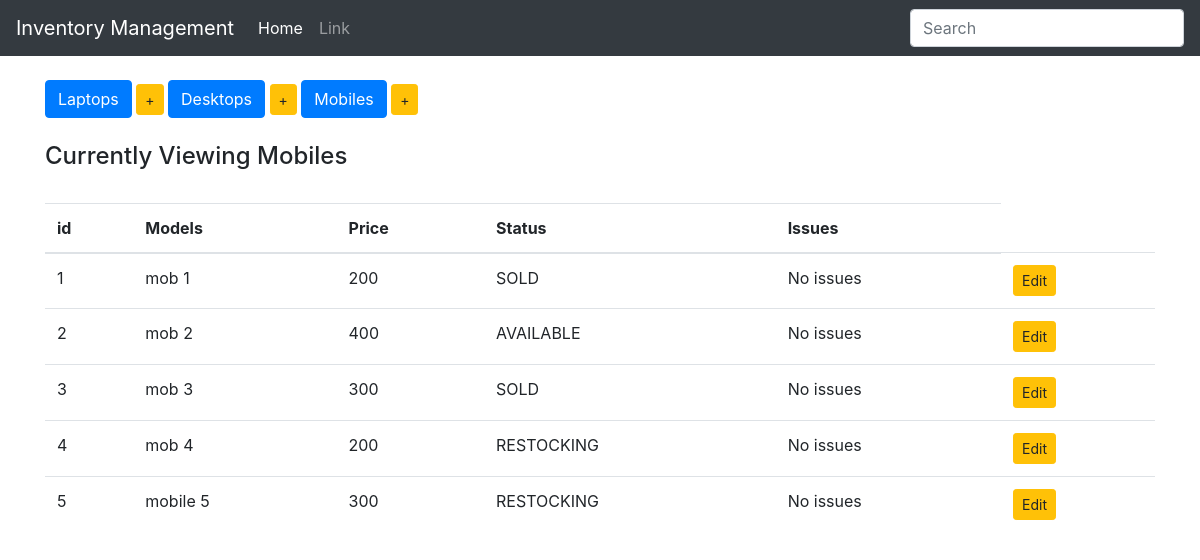
The app's page /display_mobiles with its own data.
### inventory/models.py (models this page shows, shortened)
class Device(models.Model):
    type = models.CharField(max_length=100, blank=False)  # name of the column
    price = models.IntegerField()
    choices = (
        ('AVAILABLE', 'Items ready to be purchased'),
        ('SOLD', 'Items sold'),
        ('RESTOCKING', 'Items restocking in few days')
    )
    status = models.CharField(max_length=10, choices=choices, default="SOLD")  # available, sold, Restocking
    issues = models.CharField(max_length=100, default="No issues")
    class Meta:
        abstract = True

class Mobile(Device):
    pass

### inventory/views.py (the view)
# urls.py: url(r'^display_mobiles$', display_mobiles, name='display_mobiles'),
def display_mobiles(request):
    items = Mobile.objects.all()
    context = {
        'items': items,
        'header': "Mobiles",
    }
    return render(request, 'index.html', context)

### inventory/templates/index.html
{% extends 'base.html' %}
{% block body %}
    <br>
    <div class="button-group">
        <a href="{% url 'display_laptops' %}" class="btn btn-primary btn-md" role="button"> Laptops</a>
        <a href="{% url 'add_laptop' %}" class="btn btn-warning btn-sm" role="button"> +</a>
        <a href="{% url 'display_desktops' %}" class="btn btn-primary btn-md" role="button"> Desktops</a>
        <a href="{% url 'add_desktop' %}" class="btn btn-warning btn-sm" role="button"> +</a>
        <a href="{% url 'display_mobiles' %}" class="btn btn-primary btn-md" role="button"> Mobiles</a>
        <a href="{% url 'add_mobile' %}" class="btn btn-warning btn-sm" role="button"> +</a>
    </div>
    <br>
    <h4>Currently Viewing {{ header }}</h4>
    <br>
    <table class="table table-hover">
        <thead>
            <tr>
                <th>id</th>
                <th>Models</th>
                <th>Price</th>
                <th>Status</th>
                <th>Issues</th>
            </tr>
        </thead>
        <tbody>
            {% for item in items %}
                <tr>
                    <td>{{ item.pk }}</td>
                    <td>{{ item.type }}</td>
                    <td>{{ item.price }}</td>
                    <td>{{ item.status }}</td>
                    <td>{{ item.issues }}</td>
                    {% if header|lower == "laptops" %}
                    <td>
                        <a href="{% url 'edit_laptop' item.pk %}" class="btn btn-warning btn-sm" role="button"> Edit</a>
                    </td>
                    {% elif header|lower == "desktops" %}
                    <td>
                        <a href="{% url 'edit_desktop' item.pk %}" class="btn btn-warning btn-sm" role="button"> Edit</a>
                    </td>
                    {% elif header|lower == "mobiles" %}
                    <td>
                        <a href="{% url 'edit_mobile' item.pk %}" class="btn btn-warning btn-sm" role="button"> Edit</a>
                    </td>
                    {% endif %}
                </tr>
            {% endfor %}
        </tbody>
    </table>
{% endblock %}

### records on screen
Mobile: pk "1", type "mob 1", price "200", status "SOLD", issues "No issues"
Mobile: pk "2", type "mob 2", price "400", status "AVAILABLE", issues "No issues"
Mobile: pk "3", type "mob 3", price "300", status "SOLD", issues "No issues"
Mobile: pk "4", type "mob 4", price "200", status "RESTOCKING", issues "No issues"
Mobile: pk "5", type "mobile 5", price "300", status "RESTOCKING", issues "No issues"

### other values on screen
{{ header }} "Mobiles"
